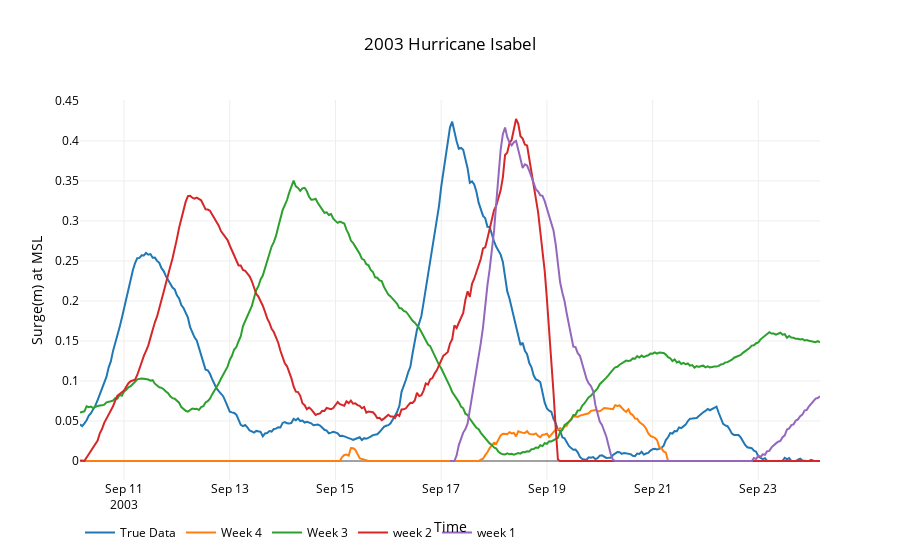

The code cell stored with this chart in its notebook:
### Markdown cell above
### Ocean City, MD

### Code cell
starts,end,noaa = '20030827','20030926','8570283'
data = utils.plot_timeseries2(files,start,name,26720)
title,x,y = '2003 Hurricane Isabel','Time','Surge(m) at MSL'
layout=utils.layout(title,x,y)
fig = go.Figure(data=data, layout=layout)
interactive = iplot(fig)
#po.plot(fig,filename=root_dir+'\\'+'ocean_city_surge.html')

### Figure 1 — Plotly figure (JSON) as saved in the notebook; plotly's stock layout.template omitted (floating-point values rounded to 4 significant figures; data arrays with more than 128 entries replaced by an {"elided": "..."} marker saying what was removed)
{"data": [{"line": {"color": "rgba(0, 255, 204)"}, "mode": "lines", "name": "True Data", "type": "scatter", "uid": "8eac96c0-e061-11e8-a223-f40669f1696c", "x": {"elided": "337 str values"}, "y": {"elided": "337 float values"}}, {"line": {"color": "rgba(0, 0, 255)"}, "mode": "lines", "name": "Week 4", "type": "scatter", "uid": "8eac96c1-e061-11e8-89ee-f40669f1696c", "x": {"elided": "337 str values"}, "y": {"elided": "337 float values"}}, {"line": {"color": "rgba(0, 0, 255)"}, "mode": "lines", "name": "Week 3", "type": "scatter", "uid": "8eac96c2-e061-11e8-af9c-f40669f1696c", "x": {"elided": "337 str values"}, "y": {"elided": "337 float values"}}, {"line": {"color": "rgba(102, 0, 255)"}, "mode": "lines", "name": "week 2", "type": "scatter", "uid": "8eac96c3-e061-11e8-8931-f40669f1696c", "x": {"elided": "337 str values"}, "y": {"elided": "337 float values"}}, {"line": {"color": "rgba(255, 51, 204)"}, "mode": "lines", "name": "week 1", "type": "scatter", "uid": "8eac96c4-e061-11e8-a2c0-f40669f1696c", "x": {"elided": "169 str values"}, "y": {"elided": "169 float values"}}], "layout": {"autosize": true, "font": {"color": "rgb(0, 0, 0)"}, "legend": {"orientation": "h"}, "paper_bgcolor": "rgb(255,255,255)", "plot_bgcolor": "rgb(255,255,255)", "title": "2003 Hurricane Isabel", "xaxis": {"autorange": true, "range": ["2003-09-10 04:00", "2003-09-24 04:00"], "title": "Time", "type": "date"}, "yaxis": {"autorange": true, "range": [-0.02375, 0.4512], "title": "Surge(m) at MSL", "type": "linear"}}}
